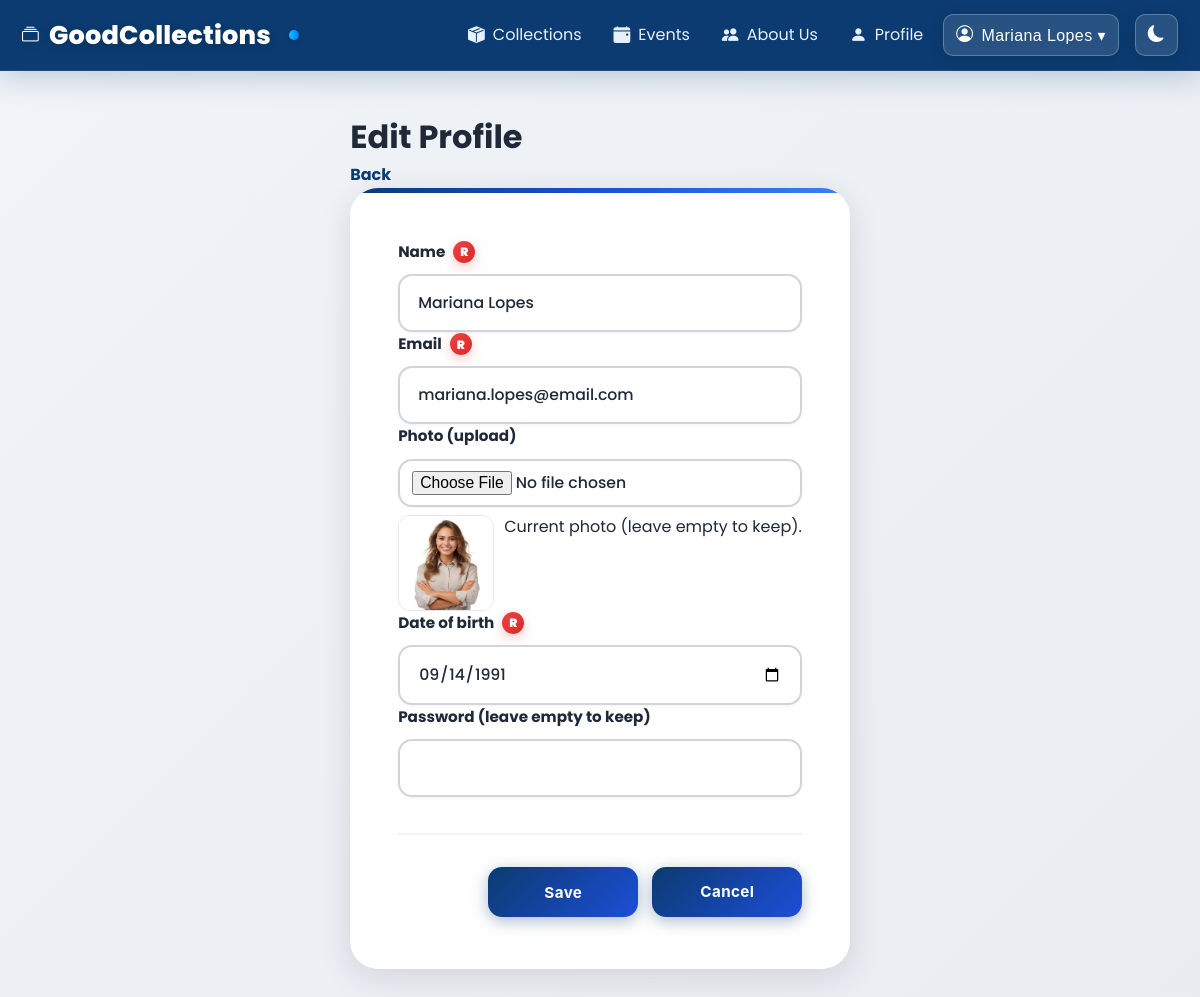
The app's page /SIE/PHP/pages/users_form.php (signed in) with its own data.
### tables this page shows
CREATE TABLE `users` (
  `user_id` varchar(100) NOT NULL,
  `user_name` varchar(255) DEFAULT NULL,
  `user_photo` varchar(255) DEFAULT NULL,
  `date_of_birth` date DEFAULT NULL,
  `email` varchar(255) NOT NULL,
  `password` varchar(255) DEFAULT NULL,
  `member_since` year(4) DEFAULT NULL
);

### SIE/PHP/includes/data_loader.php (called while the page is built, shortened)
<?php
function table_exists($mysqli, $tableName)
{
  $t = $mysqli->real_escape_string($tableName);
  $res = $mysqli->query("SHOW TABLES LIKE '{$t}'");
  return $res && $res->num_rows > 0;
}
function fetch_all($mysqli, $sql, $types = null, $params = [])
{
  $stmt = $mysqli->prepare($sql);
  $stmt->execute();
  $res = $stmt->get_result();
  $rows = $res->fetch_all(MYSQLI_ASSOC);
  return $rows;
}
function column_exists($mysqli, $table, $column)
{
  $t = $mysqli->real_escape_string($table);
  $c = $mysqli->real_escape_string($column);
  $res = $mysqli->query("SHOW COLUMNS FROM `{$t}` LIKE '{$c}'");
  return $res && $res->num_rows > 0;
}
function resolve_image_path($rawPath, $folder, $default = '')
{
  $trim = trim((string)$rawPath);
  if ($trim === '') return '';
  $fileName = basename($trim);
  $root = dirname(__DIR__, 2);
  $uploadsRel = 'uploads/' . $folder . '/' . $fileName;
  $uploadsAbs = $root . '/' . $uploadsRel;
  if (is_file($uploadsAbs)) {
    return $uploadsRel;
  }
  $legacyRel = 'images/' . $fileName;
  $legacyAbs = $root . '/' . $legacyRel;
  $candidate = $root . '/' . ltrim($trim, './');
  return ltrim($trim, './');
}
function load_app_data($mysqli)
{
  $cols = fetch_all($mysqli, "SELECT collection_id,name,type,cover_image,summary,description,created_at,user_id FROM collections ORDER BY created_at DESC");
  $collections = array_map(function ($r) {
    $owner = $r['user_id'] ?? null;
    $cover = resolve_image_path($r['cover_image'] ?? '', 'collections');
    return [
      'id' => $r['collection_id'] ?? null,
      'name' => $r['name'] ?? null,
      'type' => $r['type'] ?? null,
      'coverImage' => $cover,
      'summary' => $r['summary'] ?? null,
      'description' => $r['description'] ?? null,
      'createdAt' => $r['created_at'] ?? null,
      'ownerId' => $owner,
      'owner-id' => $owner
    ];
  }, $cols);
  $usersRows = fetch_all($mysqli, "SELECT user_id,user_name,user_photo,date_of_birth,email,member_since FROM users");
  $users = array_map(function ($r) {
    $uid = $r['user_id'] ?? null;
    $uname = $r['user_name'] ?? null;
    $photo = resolve_image_path($r['user_photo'] ?? '', 'users');
    return [
      'id' => $uid,
      'user_id' => $uid,
      'user_name' => $uname,
      'user_photo' => $photo,
      'date_of_birth' => $r['date_of_birth'] ?? null,
      'email' => $r['email'] ?? null,
      'member_since' => $r['member_since'] ?? null,
      'owner-id' => $uid,
      'owner-name' => $uname,
      'owner-photo' => $photo,
      'date-of-birth' => $r['date_of_birth'] ?? null,
      'member-since' => $r['member_since'] ?? null
    ];
  }, $usersRows);
  $itemsRows = fetch_all($mysqli, "SELECT item_id,name,importance,weight,price,acquisition_date,created_at,updated_at,image FROM items");
  $items = array_map(function ($r) {
    $img = resolve_image_path($r['image'] ?? '', 'items');
    return [
      'id' => $r['item_id'] ?? null,
      'name' => $r['name'] ?? null,
      'importance' => $r['importance'] ?? null,
      'weight' => $r['weight'] ?? null,
      'price' => $r['price'] ?? null,
      'acquisitionDate' => $r['acquisition_date'] ?? null,
      'createdAt' => $r['created_at'] ?? null,
      'updatedAt' => $r['updated_at'] ?? null,
      'image' => $img,
    ];
  }, $itemsRows);
  $eventsSelectCost = column_exists($mysqli, 'events', 'cost');
  $eventsSelectHost = column_exists($mysqli, 'events', 'host_user_id');
  $eventFields = [
    'event_id',
    'name',
    'localization',
    'event_date',
    'type',
    'summary',
    'description',
    'created_at',
    'updated_at',
  ];
  if ($eventsSelectCost) $eventFields[] = 'cost';
  $eventsQuery = 'SELECT ' . implode(',', $eventFields) . ' FROM events';
  $eventsRows = fetch_all($mysqli, $eventsQuery);
  $events = array_map(function ($r) {
    $host = $r['host_user_id'] ?? null;
    return [
      'id' => $r['event_id'] ?? null,
      'name' => $r['name'] ?? null,
      'localization' => $r['localization'] ?? null,
      'date' => $r['event_date'] ?? null,
      'type' => $r['type'] ?? null,
      'summary' => $r['summary'] ?? null,
      'description' => $r['description'] ?? null,
      'cost' => $r['cost'] ?? null,
      'createdAt' => $r['created_at'] ?? null,
      'updatedAt' => $r['updated_at'] ?? null,
      'hostUserId' => $host,
      'collectionId' => null,
      'collection_id' => null,
      'host_user_id' => $host
    ];
  }, $eventsRows);
  $ciRows = fetch_all($mysqli, "SELECT collection_id,item_id FROM collection_items");
  $collectionItems = array_map(function ($r) {
    return ['collectionId' => $r['collection_id'], 'itemId' => $r['item_id']];
  }, $ciRows);
  $ceRows = fetch_all($mysqli, "SELECT collection_id,event_id FROM collection_events");
  $collectionEvents = array_map(function ($r) {
    return ['collectionId' => $r['collection_id'], 'eventId' => $r['event_id']];
  }, $ceRows);
  $eventCollectionMap = [];
  foreach ($collectionEvents as $link) {
    $eid = $link['eventId'] ?? null;
    $cid = $link['collectionId'] ?? null;
    if (!isset($eventCollectionMap[$eid])) {
      $eventCollectionMap[$eid] = [];
    }
    if (!in_array($cid, $eventCollectionMap[$eid], true)) {
      $eventCollectionMap[$eid][] = $cid;
    }
  }
  foreach ($events as &$evt) {
    $eid = $evt['id'] ?? null;
  }
  $collectionsUsers = array_map(function ($c) {
    return ['collectionId' => $c['id'], 'ownerId' => $c['ownerId']];
  }, $collections);
  $erRows = table_exists($mysqli, 'event_ratings')
    ? fetch_all($mysqli, "SELECT event_id,user_id,rating,collection_id FROM event_ratings")
    : [];
  $rsvpRows = table_exists($mysqli, 'event_rsvps')
    ? fetch_all($mysqli, "SELECT event_id,user_id FROM event_rsvps")
    : [];
  $rsvpMap = [];
  foreach ($rsvpRows as $r) {
    $eid = $r['event_id'] ?? null;
    $uid = $r['user_id'] ?? null;
    if ($eid && $uid) {
      $rsvpMap["{$eid}|{$uid}"] = true;
    }
  }
  $eventsUsers = [];
  foreach ($erRows as $r) {
    $eid = $r['event_id'] ?? null;
    $uid = $r['user_id'] ?? null;
    $key = "{$eid}|{$uid}";
    $eventsUsers[] = [
      'eventId' => $eid,
      'userId' => $uid,
      'rating' => $r['rating'],
      'collectionId' => $r['collection_id'] ?? null,
      'rsvp' => isset($rsvpMap[$key]) ? 1 : 0,
      'type' => 'rating'
    ];
  }
  foreach ($rsvpMap as $key => $_) {
    [$eid, $uid] = explode('|', $key, 2);
    $eventsUsers[] = [
      'eventId' => $eid,
      'userId' => $uid,
      'rating' => null,
      'collectionId' => null,
      'rsvp' => 1,
      'type' => 'rsvp'
    ];
  }
  $userShowcases = [];
  $showcaseMap = [];
  $hasLikedCollectionsTable = table_exists($mysqli, 'user_liked_collections');
  $hasLikedItemsTable = table_exists($mysqli, 'user_liked_items');
  $urc = $hasLikedCollectionsTable
    ? fetch_all($mysqli, "SELECT user_id,last_updated,liked_collection_id as liked_collections FROM user_liked_collections")
    : fetch_all($mysqli, "SELECT user_id,last_updated,liked_collections FROM user_ratings_collections");
  foreach ($urc as $r) {
    $uid = $r['user_id'] ?? null;
    if (!isset($showcaseMap[$uid])) {
      $showcaseMap[$uid] = ['ownerId' => $uid, 'lastUpdated' => $r['last_updated'] ?? null, 'picks' => [], 'likes' => [], 'likedItems' => [], 'likedEvents' => []];
    }
    if (!empty($r['last_updated']) && (empty($showcaseMap[$uid]['lastUpdated']) || strtotime($r['last_updated']) > strtotime($showcaseMap[$uid]['lastUpdated']))) {
      $showcaseMap[$uid]['lastUpdated'] = $r['last_updated'];
    }
    if (!empty($r['liked_collections'])) {
      $raw = $r['liked_collections'];
      $decoded = json_decode($raw, true);
      if (is_array($decoded)) {
        $showcaseMap[$uid]['likes'] = array_values(array_unique(array_merge($showcaseMap[$uid]['likes'], $decoded)));
      } else {
        $showcaseMap[$uid]['likes'] = array_values(array_unique(array_merge($showcaseMap[$uid]['likes'], [$raw])));
      }
    }
  }
  $uri = $hasLikedItemsTable
    ? fetch_all($mysqli, "SELECT user_id,last_updated,liked_item_id as liked_items FROM user_liked_items")
    : fetch_all($mysqli, "SELECT user_id,last_updated,liked_items FROM user_ratings_items");
  foreach ($uri as $r) {
    $uid = $r['user_id'] ?? null;
    if (!empty($r['liked_items'])) {
      $raw = $r['liked_items'];
      $decoded = json_decode($raw, true);
      if (is_array($decoded)) {
        $showcaseMap[$uid]['likedItems'] = array_values(array_unique(array_merge($showcaseMap[$uid]['likedItems'], $decoded)));
      } else {
        $showcaseMap[$uid]['likedItems'] = array_values(array_unique(array_merge($showcaseMap[$uid]['likedItems'], [$raw])));
      }
    }
  }
  foreach ($showcaseMap as $entry) {
    $userShowcases[] = $entry;
  }
  $ufRows = fetch_all($mysqli, "SELECT follower_id,following_id FROM user_followers");
  $userFollows = [];
  foreach ($ufRows as $r) {
    $f = $r['follower_id'] ?? null;
    $t = $r['following_id'] ?? null;
    if (!isset($userFollows[$f])) $userFollows[$f] = [];
    if (!in_array($t, $userFollows[$f], true)) $userFollows[$f][] = $t;
  }
  $itemRatings = [];
  $collectionRatings = [];
  return [
    'collections' => $collections,
    'users' => $users,
    'items' => $items,
    'events' => $events,
    'collectionItems' => $collectionItems,
    'collectionEvents' => $collectionEvents,
    'collectionsUsers' => $collectionsUsers,
    'eventsUsers' => $eventsUsers,
    'userShowcases' => $userShowcases,
    'userFollows' => $userFollows,
    'collectionRatings' => $collectionRatings,
    'itemRatings' => $itemRatings
  ];
}

### SIE/PHP/pages/users_form.php (the view, shortened to what this page needs)
<?php
require_once __DIR__ . '/../includes/data_loader.php';
$currentUserId = $_SESSION['user']['id'] ?? null;
$data = load_app_data($mysqli);
$users = $data['users'] ?? [];
$user = null;
foreach ($users as $u) {
  if (($u['id'] ?? $u['user_id']) == $currentUserId) {
    $user = $u;
    break;
  }
}
?>
<!DOCTYPE html>
<html lang="en">
<head>
  <link rel="stylesheet" href="../../CSS/general.css">
  <link rel="stylesheet" href="../../CSS/navbar.css">
  <link rel="stylesheet" href="../../CSS/forms.css">
        <link rel="stylesheet" href="https://cdn.jsdelivr.net/npm/bootstrap-icons@1.11.3/font/bootstrap-icons.min.css">
  <link rel="stylesheet" href="../../CSS/christmas.css">
</head>
<body>
  <?php include __DIR__ . '/../includes/nav.php'; ?>
  <main class="page">
    <header class="page__header">
      <h1>Edit Profile</h1>
      <a href="user_page.php" class="text-link">Back</a>
    </header>
    <form class="form-card" action="users_action.php" method="POST" enctype="multipart/form-data">
      <label>Name <span class="required-badge">R</span></label>
      <input type="text" name="name" required value="<?php echo htmlspecialchars($user['user_name']); ?>">
      <label>Email <span class="required-badge">R</span></label>
      <input type="email" name="email" required value="<?php echo htmlspecialchars($user['email'] ?? ''); ?>">
      <label>Photo (upload)</label>
      <input type="file" name="photoFile" accept="image/*">
      <?php if (!empty($user['user_photo'])): ?>
        <?php
          $avatarPreview = $user['user_photo'];
            if ($avatarPreview && !preg_match('#^https?://#', $avatarPreview)) {
              $avatarPreview = '../../' . ltrim($avatarPreview, './');
            }
        ?>
        <div class="muted" style="margin-top:8px; display:flex; align-items:flex-start; gap:10px;">
          <div style="flex:0 0 auto; width:96px; height:96px; border:1px solid #e5e7eb; border-radius:12px; overflow:hidden; background:#f8fafc; display:flex; align-items:center; justify-content:center;">
            <img src="<?php echo htmlspecialchars($avatarPreview); ?>" alt="Current photo" style="max-width:100%; max-height:100%; object-fit:cover;">
          </div>
          <p style="margin:0; line-height:1.5;">Current photo (leave empty to keep).</p>
        </div>
      <?php endif; ?>
      <label>Date of birth <span class="required-badge">R</span></label>
      <input type="date" name="dob" id="edit-dob" required value="<?php echo htmlspecialchars($user['date_of_birth'] ?? ''); ?>">
      <label>Password (leave empty to keep)</label>
      <input type="password" name="password" value="">
      <div class="actions">
        <button type="submit" class="explore-btn">Save</button>
        <a class="explore-btn ghost" href="user_page.php">Cancel</a>
      </div>
    </form>
  </main>
</body>
</html>

### SIE/CSS/navbar.css (style rules this page uses)
header { position: sticky; top: 0; z-index: 1000; }

### SIE/CSS/forms.css (style rules this page uses)
* { margin: 0; padding: 0; box-sizing: border-box; }
body { background: linear-gradient(135deg, #f0f4f8 0%, #e9ecf1 100%); font-family: 'Poppins', -apple-system, BlinkMacSystemFont, 'Segoe UI', sans-serif; color: #1f2937; line-height: 1.6; min-height: 100vh; }
main { padding: 40px 24px; max-width: 1000px; margin: 0 auto; }
.page__header .text-link { margin-top: 12px; }
.form-card { background: #ffffff; border-radius: 28px; box-shadow: 0 8px 32px rgba(15, 23, 42, 0.12); padding: 52px 48px; margin: 0 auto 40px; max-width: 850px; position: relative; overflow: hidden; animation: slideInUp 0.5s ease-out; }
.form-card::before { content: ''; position: absolute; top: 0; left: 0; right: 0; height: 5px; background: linear-gradient(90deg, #0b3b70 0%, #1d4ed8 50%, #3b82f6 100%); animation: slideInDown 0.6s ease-out; }
label, .form-label { font-weight: 700; font-size: 0.95rem; color: #1f2937; display: flex; align-items: center; gap: 8px; transition: color 0.2s ease; margin-bottom: 10px; }
.required-badge { display: inline-flex; align-items: center; justify-content: center; width: 22px; height: 22px; border-radius: 50%; background: linear-gradient(135deg, #ef4444 0%, #dc2626 100%); color: #ffffff; font-weight: 900; font-size: 0.75rem; box-shadow: 0 4px 12px rgba(239, 68, 68, 0.3); flex-shrink: 0; }
input, select, textarea, .form-input, .form-select, .form-textarea { width: 100%; padding: 16px 18px; border: 2px solid #d1d5db; border-radius: 14px; background: #ffffff; font-family: 'Poppins', inherit; font-size: 0.98rem; font-weight: 500; color: #1f2937; transition: all 0.3s cubic-bezier(0.4, 0, 0.2, 1); appearance: none; box-shadow: 0 1px 3px rgba(0, 0, 0, 0.05); }
input::placeholder, textarea::placeholder, .form-input::placeholder, .form-textarea::placeholder { color: #a1aab3; font-weight: 500; }
input[type="file"] { padding: 10px 12px; cursor: pointer; }
.actions, .form-actions { display: flex; gap: 14px; justify-content: flex-end; flex-wrap: wrap; margin-top: 36px; padding-top: 32px; border-top: 2px solid #f0f4f8; }
button, .explore-btn, .form-btn, button[type="submit"], button[type="reset"], button[type="button"] { min-width: 150px; padding: 13px 28px; border: none; border-radius: 12px; font-size: 0.95rem; font-weight: 700; font-family: 'Poppins', inherit; cursor: pointer; transition: all 0.3s cubic-bezier(0.4, 0, 0.2, 1); display: inline-flex; align-items: center; justify-content: center; gap: 10px; letter-spacing: 0.4px; box-shadow: 0 4px 16px rgba(0, 0, 0, 0.1); }
button[type="submit"], .explore-btn.primary, .explore-btn:not(.secondary):not(.danger):not(.warning):not(.success), .form-btn.primary { background: linear-gradient(135deg, #0b3b70 0%, #1d4ed8 100%); color: #ffffff; box-shadow: 0 4px 16px rgba(11, 59, 112, 0.35); }
.text-link, .form-link { color: #0b3b70; text-decoration: none; font-weight: 700; transition: all 0.2s ease; position: relative; padding-bottom: 2px; }
.text-link::after, .form-link::after { content: ''; position: absolute; bottom: 0; left: 0; width: 0; height: 2px; background: linear-gradient(90deg, #0b3b70, #1d4ed8); transition: width 0.3s ease; }
a { color: #0b3b70; text-decoration: none; }

### records on screen
users: name "Mariana Lopes", email "mariana.lopes@email.com", user_photo (picture), dob "09/14/1991"

### other values on screen
$displayName "Mariana Lopes"
